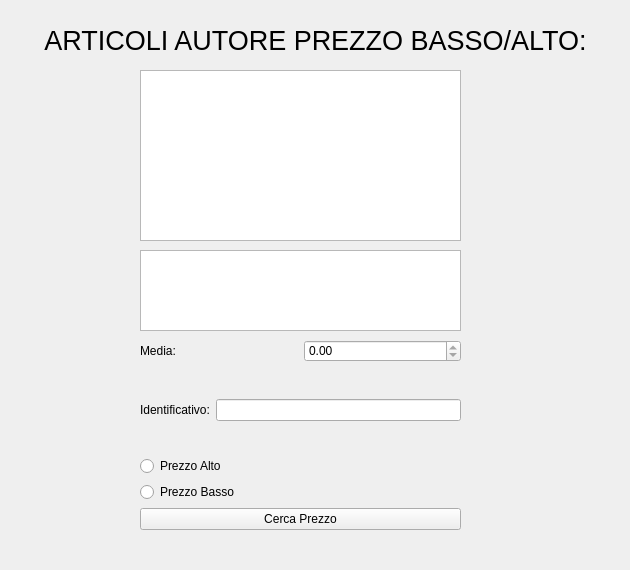
      <widget class="QWidget" name="SEZIONEC">
       <widget class="QPlainTextEdit" name="PrezzoArticoloAutoreConsiderato">
        <property name="geometry">
         <rect>
          <x>140</x>
          <y>250</y>
          <width>321</width>
          <height>81</height>
         </rect>
        </property>
       </widget>
       <widget class="QListWidget" name="ListaPrezziArticoliAutore">
        <property name="geometry">
         <rect>
          <x>140</x>
          <y>70</y>
          <width>321</width>
          <height>171</height>
         </rect>
        </property>
       </widget>
       <widget class="QWidget" name="layoutWidget">
        <property name="geometry">
         <rect>
          <x>140</x>
          <y>370</y>
          <width>321</width>
          <height>191</height>
         </rect>
        </property>
        <layout class="QVBoxLayout" name="verticalLayout_23">
         <item>
          <layout class="QHBoxLayout" name="horizontalLayout_14">
           <item>
            <widget class="QLabel" name="label_43">
             <property name="text">
              <string>Identificativo:</string>
             </property>
            </widget>
           </item>
           <item>
            <widget class="QLineEdit" name="IdentificativoPrezzoAutore"/>
           </item>
          </layout>
         </item>
         <item>
          <layout class="QVBoxLayout" name="verticalLayout_24">
           <item>
            <widget class="QRadioButton" name="PrezzoAlto">
             <property name="text">
              <string>Prezzo Alto</string>
             </property>
            </widget>
           </item>
           <item>
            <widget class="QRadioButton" name="PrezzoBasso">
             <property name="text">
              <string>Prezzo Basso</string>
             </property>
            </widget>
           </item>
           <item>
            <widget class="QPushButton" name="CercaArticoliPrezzo">
             <property name="text">
              <string>Cerca Prezzo</string>
             </property>
            </widget>
           </item>
          </layout>
         </item>
        </layout>
       </widget>
       <widget class="QWidget" name="layoutWidget">
        <property name="geometry">
         <rect>
          <x>140</x>
          <y>340</y>
          <width>321</width>
          <height>22</height>
         </rect>
        </property>
        <layout class="QHBoxLayout" name="horizontalLayout_15">
         <item>
          <widget class="QLabel" name="label_44">
           <property name="text">
            <string>Media:</string>
           </property>
          </widget>
         </item>
         <item>
          <widget class="QDoubleSpinBox" name="MediaPrezzi">
           <property name="readOnly">
            <bool>true</bool>
           </property>
          </widget>
         </item>
        </layout>
       </widget>
       <widget class="QLabel" name="label_51">
        <property name="geometry">
         <rect>
          <x>10</x>
          <y>20</y>
          <width>611</width>
          <height>41</height>
         </rect>
        </property>
        <property name="font">
         <font>
          <pointsize>20</pointsize>
          <weight>50</weight>
          <bold>false</bold>
         </font>
        </property>
        <property name="text">
         <string>ARTICOLI AUTORE PREZZO BASSO/ALTO:</string>
        </property>
        <property name="alignment">
         <set>Qt::AlignCenter</set>
        </property>
       </widget>
      </widget>
